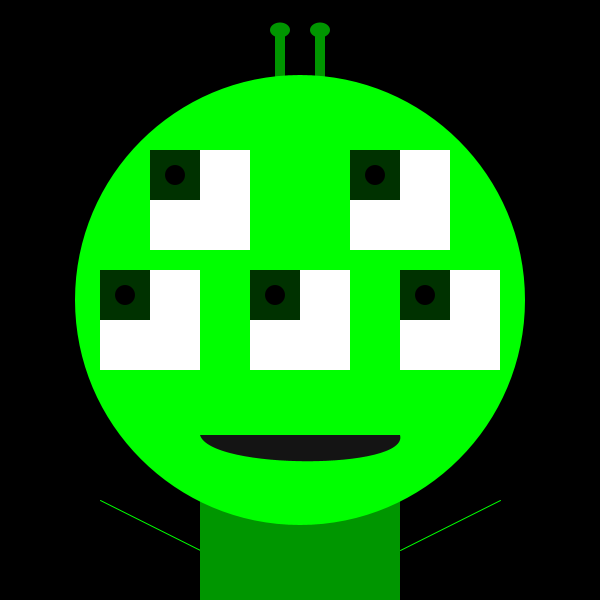
Frame 1 (no input)
Frame 60 (the mouse pressed at the canvas centre just before this capture): identical to frame 1, image omitted
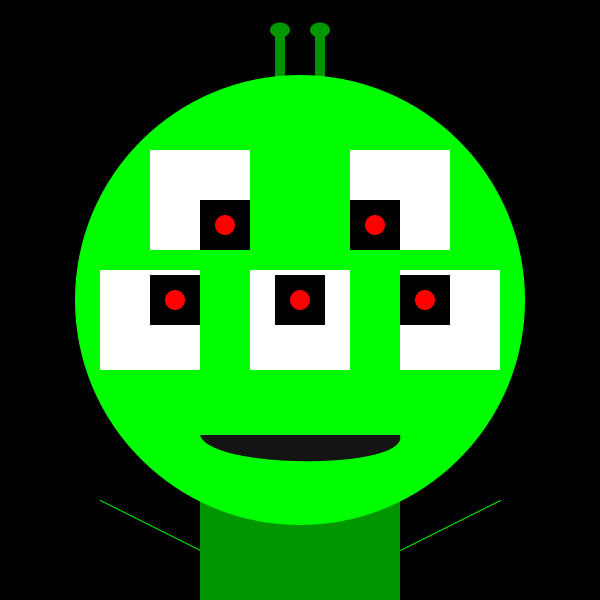
Frame 120 (the mouse held since frame 60 and released just before this capture)

The Processing sketch that drew these frames (run headless with seeded random() and noise(); from frame 60 on, the mouse is pressed at the canvas centre):

// Processing sketch: processing_82158
// ── processing_82158.pde

void setup() {
  size(600, 600);
}

void draw() {

  background(0);

  //constrain means constrain the object to a certain limit
  float xpos = constrain (mouseX, 175, 225);
  float ypos = constrain (mouseY, 175, 225);

  float xpos2 = constrain (mouseX, 375, 425);
  float ypos2 = constrain (mouseY, 175, 225);
  
  float xpos3 = constrain (mouseX, 125, 175);
  float ypos3 = constrain (mouseY, 295, 345);
  
  float xpos4 = constrain (mouseX, 275, 325);
  float ypos4 = constrain (mouseY, 295, 345);
  
  float xpos5 = constrain (mouseX, 425, 475);
  float ypos5 = constrain (mouseY, 295, 345);
  
  

//arms 
stroke(0,255,0);

fill(100);

line (200,550, 100, 500);
line (400,550, 500, 500);


  rectMode(CENTER);
//neck
noStroke ();
fill(0,150,0);
rect(300,750,200,700);

//antenae

rect(280,55,10,50);
ellipse(280,30, 20,15);

rect(320,55,10,50);
ellipse(320,30, 20,15);


  //face
  fill(0,255,0);
  ellipse (300, 300, 450, 450);

  //eyes 
  fill(255);

  rect (200, 200, 100, 100);
  rect (400, 200, 100, 100);
    rect (300, 320, 100, 100);
        rect (150, 320, 100, 100);
            rect (450, 320, 100, 100);
  
   //iriss
 fill(0,50,0);
 rect (xpos, ypos, 50,50);
   rect(xpos2, ypos2, 50, 50);
   rect(xpos3, ypos3, 50, 50);
      rect(xpos4, ypos4, 50, 50);
         rect(xpos5, ypos5, 50, 50);
         
  //toungue
  noStroke();
  fill(20);
  bezier(200, 435, 210, 470, 410,470, 400, 435);
  
  
  
  //pupils
  fill(0);
  noStroke();
  ellipse(xpos, ypos, 20, 20);
    ellipse(xpos2, ypos2, 20, 20);
  ellipse(xpos3, ypos3, 20, 20);
  ellipse(xpos4, ypos4, 20, 20);
  ellipse(xpos5, ypos5, 20, 20);


fill(50);
  if (mousePressed) {
     

    //iris chaning colour
    fill (0);
    noStroke ();
       rect(xpos2, ypos2, 50, 50);
        rect (xpos, ypos, 50,50);
          rect (xpos3, ypos3, 50,50);
            rect (xpos4, ypos4, 50,50);
        rect (xpos5, ypos5, 50,50);


//pupil changing colour
       fill (255,0,0);
         ellipse(xpos, ypos, 20, 20);
        ellipse (xpos2, ypos2, 20,20);
        ellipse (xpos3, ypos3, 20,20);
                ellipse (xpos4, ypos4, 20,20);
                        ellipse (xpos5, ypos5, 20,20);
                        

  }
  
  

}
